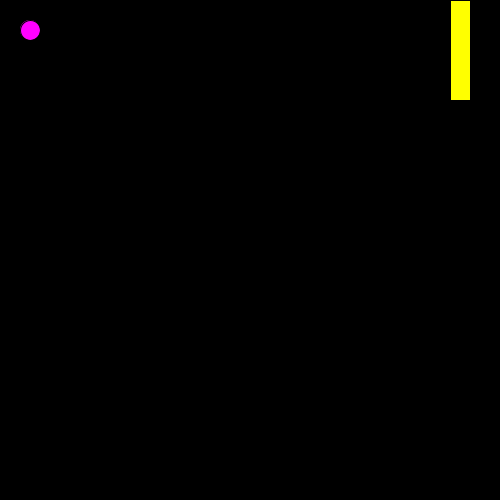
Frame 1 (no input)
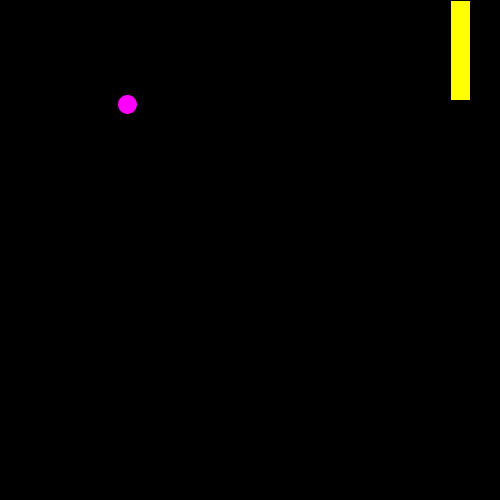
Frame 60 (the mouse pressed at the canvas centre just before this capture)
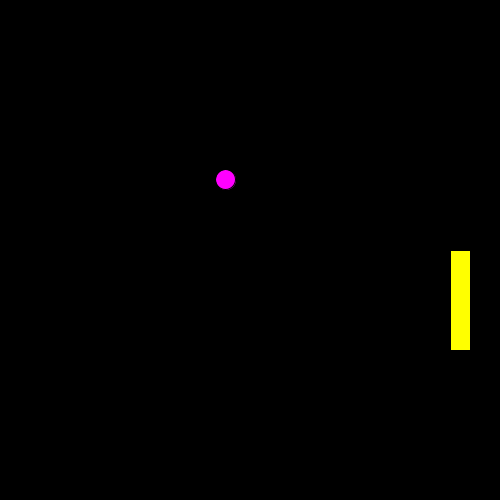
Frame 120 (the mouse held since frame 60 and released just before this capture)

The Processing sketch that drew these frames (run headless with seeded random() and noise(); from frame 60 on, the mouse is pressed at the canvas centre):

// Processing sketch: processing_172346
// ── processing_172346.pde

float ballX = 30;
float ballY = 30;
float dX = random(1,2);
float dY = random(1, 2);
 
void setup() {
  size(500,500);
}
void draw() {
  background(0);
  fill(255,255,0);
rect(450,mouseY,20,100);
fill(255,0,255);
  ellipse(ballX, ballY, 20, 20);
    if (ballX > width) {
    dX = -dX; 
  }
 
  if (ballX < 0) {
    dX = -dX;
  }
 
  if (ballY > height) {
    dY = -dY; 
  }
 
  if (ballY < 0) {
    dY = -dY; 
   
  }
 
  ballX = ballX + dX;
  ballY = ballY + dY;
}
